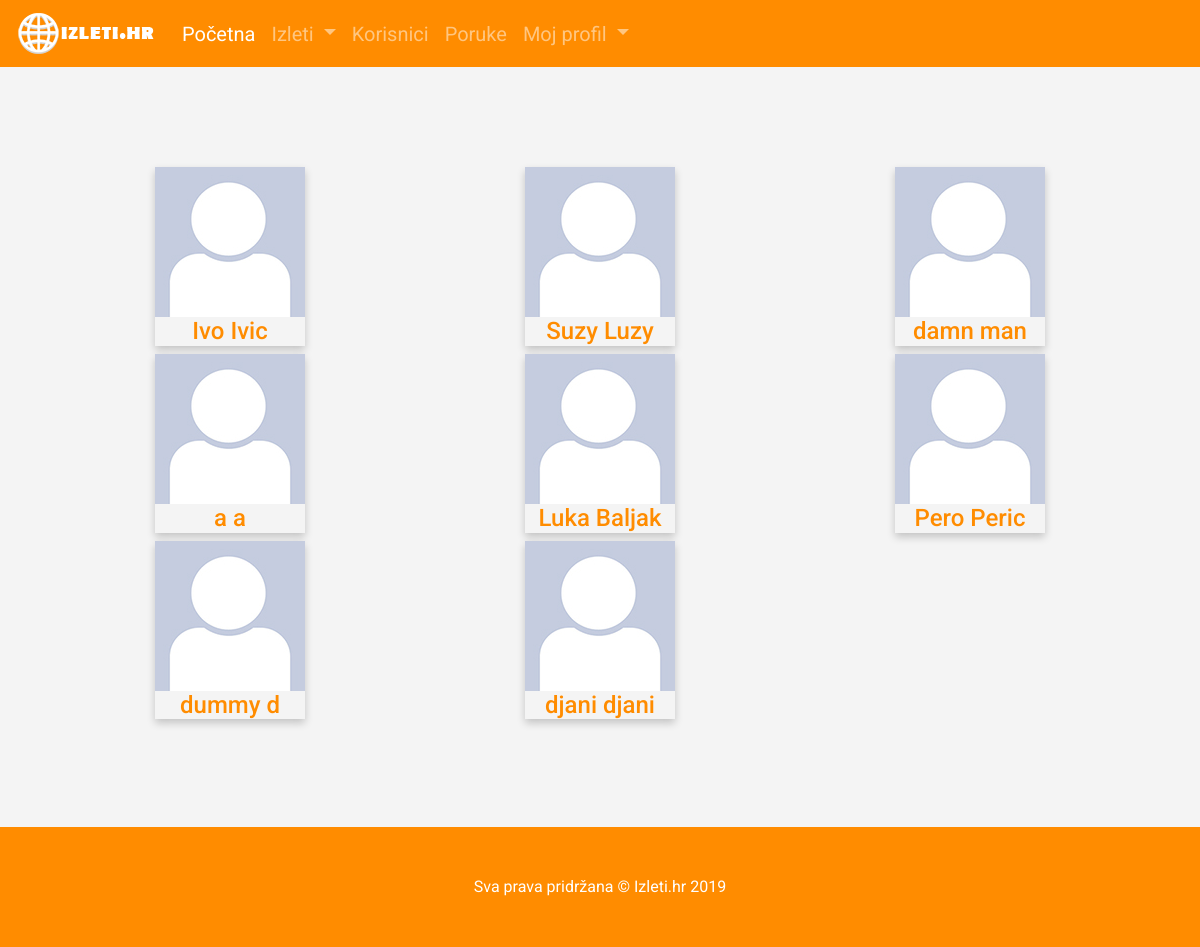
Page /svi_korisnici (signed in) on the committed database.
### app/models.py (models this page shows, shortened)
class User(UserMixin, db.Model):
    id=db.Column(db.Integer,primary_key=True)
    username=db.Column(db.String(64), index=True, unique=True)
    email=db.Column(db.String(120), index=True, unique=True)
    password_hash=db.Column(db.String(128))
    ime=db.Column(db.String(50))
    prezime=db.Column(db.String(64))
    datum_rodjenja=db.Column(db.Date, nullable=True)
    broj_telefona=db.Column(db.String(20), nullable=True)
    o_meni=db.Column(db.String(400), nullable=True)
    profilna_slika=db.Column(db.String(300), nullable=True)
    izleti = db.relationship('Izlet', backref='creator', lazy='dynamic')
    befriended=db.relationship(
        'User',secondary=friends,
        primaryjoin=(friends.c.befriender_id==id),
        secondaryjoin=(friends.c.befriended_id==id),
        backref=db.backref('friends',lazy='dynamic'),lazy='dynamic')

### app/routes.py (the view)
@app.route('/svi_korisnici')
@login_required
def svi_korisnici():
    korisnici=User.query.filter(User.id!=current_user.id)
    return render_template('svi_korisnici.html', title='Korisnici',korisnici=korisnici)

### app/models.py (called while the page is built)
@login.user_loader
def load_user(id):
    return User.query.get(int(id))

### app/templates/svi_korisnici.html
{% extends "base.html" %}
{% block content %}
<section class="features">
<div class="container">
<div class="container">
<div class="row">
		{% for korisnik in korisnici %}
		<div class="col-sm-4">
			<div class="korisnik">
			<a href="url_for">  <img src="static/pictures/korisnik.jpg" class="img-fluid" > </a>
			  <h4>{{korisnik.ime}} {{korisnik.prezime}}</h4>
			</div>
			</div>
		{% endfor %}
	</div>
	</div>
</div>
</section>
<footer class="py-5 bg-dark ">
    <div class="container">
      <p class="m-0 text-center text-white">Sva prava pridržana  &copy; Izleti.hr 2019</p>
    </div>
 </footer>
 {% endblock %}

### app/templates/base.html (shortened to what this page needs)
<!DOCTYPE html >
<html>
<head>
  <link rel="stylesheet" href="https://stackpath.bootstrapcdn.com/bootstrap/4.3.1/css/bootstrap.min.css">
  <link rel = "stylesheet" type="text/css" href="{{url_for('static',filename='style_index.css')}}">
  <link rel="stylesheet" href="https://use.fontawesome.com/releases/v5.8.1/css/all.css">
</head>
<body>
  <nav class="navbar navbar-expand-lg navbar-dark" style="background-color: #FF8C00;">
  <a class="navbar-brand" href="#"><img src="static/pictures/logo.png"></a>
  <div class="collapse navbar-collapse" id="navbarSupportedContent">
    <ul class="navbar-nav mr-auto">
      <li class="nav-item active">
        <a class="nav-link" href="{{url_for('index')}}">Početna <span class="sr-only">(current)</span></a>
      <li class="nav-item dropdown">
        <a class="nav-link dropdown-toggle" href="#" id="navbarDropdown" role="button" data-toggle="dropdown" aria-haspopup="true" aria-expanded="false">
          Izleti
        </a>
        <li class="nav-item">
        <a class="nav-link" href="{{url_for('svi_korisnici')}}">Korisnici <span class="sr-only">(current)</span></a>
      </li>
      <li class="nav-item">
        <a class="nav-link" href="#">Poruke <span class="sr-only">(current)</span></a>
      </li>
        <li class="nav-item dropdown">
        <a class="nav-link dropdown-toggle" href="#" id="navbarDropdown" role="button" data-toggle="dropdown" aria-haspopup="true" aria-expanded="false">
          Moj profil
        </a>
  </div>
</nav>
{% block content %}
{% endblock %}
</body>
</html>

### app/static/style_index.css (style rules this page uses)
body { font-family: 'Roboto', sans-serif; background-color: #f4f4f4; }
h1,h2,h3,h4 { color:#FF8C00; }
a { color:#FF8C00; }
.navbar-dark .navbar-nav { font-size: 20px !important; }
.bg-dark { background-color: #FF8C00 !important; }
.features { padding: 100px 0; }
.korisnik { box-shadow: 0 4px 8px 0 rgba(0, 0, 0, 0.2); max-width: 150px; margin: auto; text-align: center; }
.korisnik a { text-decoration: none; font-size: 12px; }
html { -webkit-box-sizing: border-box; -moz-box-sizing: border-box; box-sizing: border-box; }
*, *:before, *:after { -webkit-box-sizing: inherit; -moz-box-sizing: inherit; box-sizing: inherit; }

### rows in the picture
User: ime "Ivo", prezime "Ivic"
User: ime "Suzy", prezime "Luzy"
User: ime "damn", prezime "man"
User: ime "a", prezime "a"
User: ime "Luka", prezime "Baljak"
User: ime "Pero", prezime "Peric"
User: ime "dummy", prezime "d"
User: ime "djani", prezime "djani"
